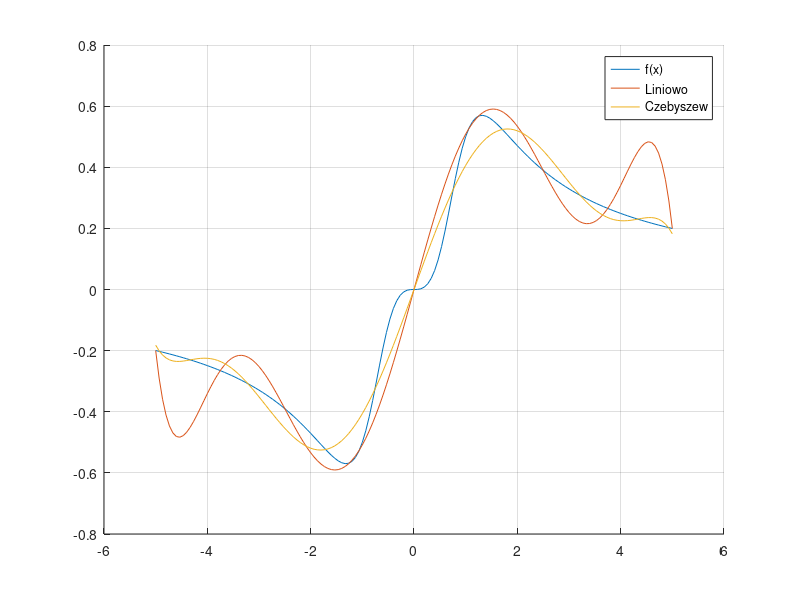

Source code (MATLAB):
% Lab 5, 2018-05-04
oldFolder = cd('2018-05-04'); % Zmieniamy folder roboczy na ten dotyczący zajęć. Dzięki temu możemy ładować funkcje z plików.

% INTERPOLACJA WIELOMIANOWA - BŁĄD PRZYBLIŻENIA
% Przybliżenie wielomianowe nie jest doskonałe i pojawiają się błędy.
% Mamy 7 punktów: (-10,3), (-2,3), (1,1), (2,7), (5,3), (7,3), (20,3).
% Chcemy wskazać wielomian stopnia 6, który przez nie przechodzi.

X = [-10, -2 ,1, 2, 5, 7, 20];
Y = [3, 3, 1, 7, 3, 3, 3];

% Wykres funkcji przypomina elektrokardiogram, z minimum równym 1 i
% maksimum równym 7 (spójrz na wykres-funkcji.pdf)
% plot(X, Y);

A = polyfit(X, Y, 6);

X1 = linspace(-10, 20, 257);
Y1 = polyval(A, X1);

% Wykres przybliżenia kompletnie nie przypomina początkowej funkcji,
% w pewnych miejscach maksimum grubo przekracza 1000 kiedy max funkcji
% to 7 (spójrz na wykres-przyblizenia.pdf)
% plot(X1, Y1);

% Przy przybliżaniu funkcji, gdzie węzły są rozmieszczone równomiernie,
% efekt nie jest zadowalający, może się nawet pogarszać. Szczególnie
% źle wyglądają wybuchające końce przybliżanego przedziału. Nazywa się
% to efektem Rungego (https://pl.wikipedia.org/wiki/Efekt_Rungego).

% WĘZŁY CZEBYSZEWA
% Możemy brać wartości funkcji w innych, nierównomiernie rozstawionych
% punktach. Jeśli za X przyjmiemy miejsca zerowe wielomianu Czebyszewa
% (nazywane węzłami Czebyszewa), to dostaniemy optymalne przybliżenie.

% Dla odcinka [-1, 1] i wielomianu stopnia n mamy:
% x_k* = -cos((k - 1/2)/(n + 1) * pi), dla k=1..n+1
% Dla dowolnego odcinka domkniętego [a, b]:
% x_k = (a+b)/2 + x_k* * (b-a)/2

% PRZYKŁAD - PORÓWNANIE BŁĘDÓW PRZYBLIŻEŃ
f = @(t) t.^3 ./ (1+t.^4);

a = -5; b = 5;
n = 8; % stopień wielomianu
X = [1 : (n+1)];
X_lin = linspace(a, b, n+1);
X_test = linspace(a, b, 151);

% Rzeczywiste wartości
Y = f(X_lin)
Y_test = f(X_test);

% Przybliżenie węzłami liniowymi
A_lin = polyfit(X_lin, Y, n);
Y_lin = polyval(A_lin, X_test); 

% Przybliżenie węzłami Czebyszewa
% Funkcja czeb(k) wylicza k-ty węzeł Czebyszewa na [-1,1]
czeb = @(k) -cos((k - (1/2))/(n+1) * pi);
X_czeb = (a+b)/2 + (b-a)/2 * czeb(X);
Y_czeb = f(X_czeb);
A_czeb = polyfit(X_czeb, Y_czeb, n);
Y_czeb = polyval(A_czeb, X_test);

% Błędy
err_Y_lin = norm(Y_lin - Y_test, inf)
err_Y_czeb = norm(Y_czeb - Y_test, inf)

% Wykres
hold on
grid on
plot(X_test, Y_test); % Dokładna wartość
plot(X_test, Y_lin); % Przybliżenie (liniowo)
plot(X_test, Y_czeb); % Przybliżenie (Czebyszew)
legend("f(x)", "Liniowo", "Czebyszew")
hold off

cd(oldFolder); % Wracamy do głównego folderu.
